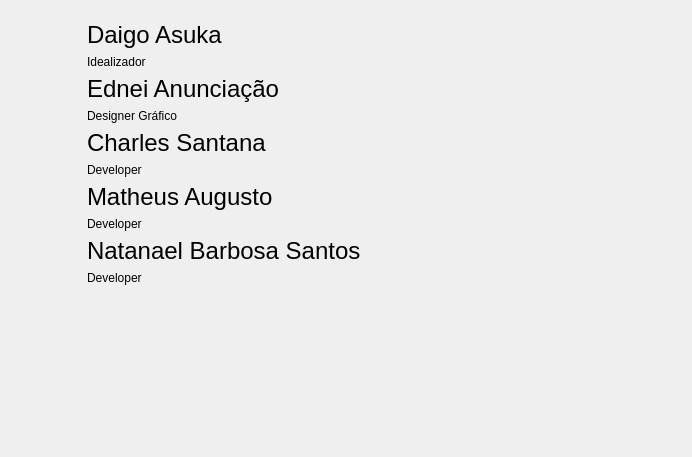
          <widget class="QWidget" name="tab_8">
           <attribute name="title">
            <string>Equipe</string>
           </attribute>
           <layout class="QVBoxLayout" name="verticalLayout_12">
            <item>
             <layout class="QGridLayout" name="gridLayout_9">
              <item row="1" column="8">
               <spacer name="horizontalSpacer_53">
                <property name="orientation">
                 <enum>Qt::Orientation::Horizontal</enum>
                </property>
                <property name="sizeHint" stdset="0">
                 <size>
                  <width>40</width>
                  <height>20</height>
                 </size>
                </property>
               </spacer>
              </item>
              <item row="3" column="3">
               <layout class="QVBoxLayout" name="verticalLayout_7">
                <item>
                 <widget class="QLabel" name="label_70">
                  <property name="font">
                   <font>
                    <family>Ubuntu</family>
                    <pointsize>18</pointsize>
                   </font>
                  </property>
                  <property name="text">
                   <string>Charles Santana</string>
                  </property>
                  <property name="alignment">
                   <set>Qt::AlignmentFlag::AlignBottom|Qt::AlignmentFlag::AlignLeading|Qt::AlignmentFlag::AlignLeft</set>
                  </property>
                 </widget>
                </item>
                <item>
                 <widget class="QLabel" name="label_59">
                  <property name="text">
                   <string>Developer</string>
                  </property>
                  <property name="alignment">
                   <set>Qt::AlignmentFlag::AlignLeading|Qt::AlignmentFlag::AlignLeft|Qt::AlignmentFlag::AlignTop</set>
                  </property>
                 </widget>
                </item>
               </layout>
              </item>
              <item row="2" column="1">
               <widget class="QLabel" name="label_66">
                <property name="text">
                 <string/>
                </property>
                <property name="pixmap">
                 <pixmap>:/Imgs/Avatars/Imgs/avatars/avatar.jpg</pixmap>
                </property>
               </widget>
              </item>
              <item row="3" column="1">
               <widget class="QLabel" name="label_67">
                <property name="text">
                 <string/>
                </property>
                <property name="pixmap">
                 <pixmap>:/Imgs/Avatars/Imgs/avatars/avatar.jpg</pixmap>
                </property>
               </widget>
              </item>
              <item row="4" column="1">
               <widget class="QLabel" name="label_64">
                <property name="text">
                 <string/>
                </property>
                <property name="pixmap">
                 <pixmap>:/Imgs/Avatars/Imgs/avatars/avatar.jpg</pixmap>
                </property>
               </widget>
              </item>
              <item row="0" column="1">
               <spacer name="verticalSpacer_20">
                <property name="orientation">
                 <enum>Qt::Orientation::Vertical</enum>
                </property>
                <property name="sizeType">
                 <enum>QSizePolicy::Policy::Fixed</enum>
                </property>
                <property name="sizeHint" stdset="0">
                 <size>
                  <width>20</width>
                  <height>10</height>
                 </size>
                </property>
               </spacer>
              </item>
              <item row="1" column="9">
               <spacer name="horizontalSpacer_54">
                <property name="orientation">
                 <enum>Qt::Orientation::Horizontal</enum>
                </property>
                <property name="sizeHint" stdset="0">
                 <size>
                  <width>40</width>
                  <height>20</height>
                 </size>
                </property>
               </spacer>
              </item>
              <item row="1" column="11">
               <spacer name="horizontalSpacer_57">
                <property name="orientation">
                 <enum>Qt::Orientation::Horizontal</enum>
                </property>
                <property name="sizeHint" stdset="0">
                 <size>
                  <width>40</width>
                  <height>20</height>
                 </size>
                </property>
               </spacer>
              </item>
              <item row="1" column="4">
               <spacer name="horizontalSpacer_60">
                <property name="orientation">
                 <enum>Qt::Orientation::Horizontal</enum>
                </property>
                <property name="sizeHint" stdset="0">
                 <size>
                  <width>40</width>
                  <height>20</height>
                 </size>
                </property>
               </spacer>
              </item>
              <item row="1" column="10">
               <spacer name="horizontalSpacer_56">
                <property name="orientation">
                 <enum>Qt::Orientation::Horizontal</enum>
                </property>
                <property name="sizeHint" stdset="0">
                 <size>
                  <width>40</width>
                  <height>20</height>
                 </size>
                </property>
               </spacer>
              </item>
              <item row="1" column="1">
               <widget class="QLabel" name="label_65">
                <property name="text">
                 <string/>
                </property>
                <property name="pixmap">
                 <pixmap>:/Imgs/Avatars/Imgs/avatars/avatar.jpg</pixmap>
                </property>
               </widget>
              </item>
              <item row="2" column="3">
               <layout class="QVBoxLayout" name="verticalLayout_8">
                <item>
                 <widget class="QLabel" name="label_63">
                  <property name="font">
                   <font>
                    <family>Ubuntu</family>
                    <pointsize>18</pointsize>
                   </font>
                  </property>
                  <property name="text">
                   <string>Ednei Anunciação</string>
                  </property>
                  <property name="alignment">
                   <set>Qt::AlignmentFlag::AlignBottom|Qt::AlignmentFlag::AlignLeading|Qt::AlignmentFlag::AlignLeft</set>
                  </property>
                 </widget>
                </item>
                <item>
                 <widget class="QLabel" name="label_69">
                  <property name="text">
                   <string>Designer Gráfico</string>
                  </property>
                  <property name="alignment">
                   <set>Qt::AlignmentFlag::AlignLeading|Qt::AlignmentFlag::AlignLeft|Qt::AlignmentFlag::AlignTop</set>
                  </property>
                 </widget>
                </item>
               </layout>
              </item>
              <item row="5" column="1">
               <widget class="QLabel" name="label_68">
                <property name="text">
                 <string/>
                </property>
                <property name="pixmap">
                 <pixmap>:/Imgs/Avatars/Imgs/avatars/avatar.jpg</pixmap>
                </property>
               </widget>
              </item>
              <item row="1" column="6">
               <spacer name="horizontalSpacer_59">
                <property name="orientation">
                 <enum>Qt::Orientation::Horizontal</enum>
                </property>
                <property name="sizeHint" stdset="0">
                 <size>
                  <width>40</width>
                  <height>20</height>
                 </size>
                </property>
               </spacer>
              </item>
              <item row="4" column="3">
               <layout class="QVBoxLayout" name="verticalLayout_5">
                <item>
                 <widget class="QLabel" name="label_73">
                  <property name="font">
                   <font>
                    <family>Ubuntu</family>
                    <pointsize>18</pointsize>
                   </font>
                  </property>
                  <property name="text">
                   <string>Matheus Augusto</string>
                  </property>
                  <property name="alignment">
                   <set>Qt::AlignmentFlag::AlignBottom|Qt::AlignmentFlag::AlignLeading|Qt::AlignmentFlag::AlignLeft</set>
                  </property>
                 </widget>
                </item>
                <item>
                 <widget class="QLabel" name="label_71">
                  <property name="text">
                   <string>Developer</string>
                  </property>
                  <property name="alignment">
                   <set>Qt::AlignmentFlag::AlignLeading|Qt::AlignmentFlag::AlignLeft|Qt::AlignmentFlag::AlignTop</set>
                  </property>
                 </widget>
                </item>
               </layout>
              </item>
              <item row="1" column="3">
               <layout class="QVBoxLayout" name="verticalLayout_4">
                <item>
                 <widget class="QLabel" name="label_60">
                  <property name="font">
                   <font>
                    <family>Ubuntu</family>
                    <pointsize>18</pointsize>
                   </font>
                  </property>
                  <property name="text">
                   <string>Daigo Asuka</string>
                  </property>
                  <property name="alignment">
                   <set>Qt::AlignmentFlag::AlignBottom|Qt::AlignmentFlag::AlignLeading|Qt::AlignmentFlag::AlignLeft</set>
                  </property>
                 </widget>
                </item>
                <item>
                 <widget class="QLabel" name="label_62">
                  <property name="text">
                   <string>Idealizador</string>
                  </property>
                  <property name="alignment">
                   <set>Qt::AlignmentFlag::AlignLeading|Qt::AlignmentFlag::AlignLeft|Qt::AlignmentFlag::AlignTop</set>
                  </property>
                 </widget>
                </item>
               </layout>
              </item>
              <item row="5" column="3">
               <layout class="QVBoxLayout" name="verticalLayout_6">
                <item>
                 <widget class="QLabel" name="label_61">
                  <property name="font">
                   <font>
                    <family>Ubuntu</family>
                    <pointsize>18</pointsize>
                   </font>
                  </property>
                  <property name="text">
                   <string>&lt;html&gt;&lt;head/&gt;&lt;body&gt;&lt;p&gt;Natanael Barbosa Santos&lt;/p&gt;&lt;/body&gt;&lt;/html&gt;</string>
                  </property>
                  <property name="alignment">
                   <set>Qt::AlignmentFlag::AlignBottom|Qt::AlignmentFlag::AlignLeading|Qt::AlignmentFlag::AlignLeft</set>
                  </property>
                 </widget>
                </item>
                <item>
                 <widget class="QLabel" name="label_72">
                  <property name="text">
                   <string>Developer</string>
                  </property>
                  <property name="alignment">
                   <set>Qt::AlignmentFlag::AlignLeading|Qt::AlignmentFlag::AlignLeft|Qt::AlignmentFlag::AlignTop</set>
                  </property>
                 </widget>
                </item>
               </layout>
              </item>
              <item row="1" column="5">
               <spacer name="horizontalSpacer_55">
                <property name="orientation">
                 <enum>Qt::Orientation::Horizontal</enum>
                </property>
                <property name="sizeHint" stdset="0">
                 <size>
                  <width>40</width>
                  <height>20</height>
                 </size>
                </property>
               </spacer>
              </item>
              <item row="1" column="7">
               <spacer name="horizontalSpacer_58">
                <property name="orientation">
                 <enum>Qt::Orientation::Horizontal</enum>
                </property>
                <property name="sizeHint" stdset="0">
                 <size>
                  <width>40</width>
                  <height>20</height>
                 </size>
                </property>
               </spacer>
              </item>
              <item row="1" column="0">
               <spacer name="horizontalSpacer_51">
                <property name="orientation">
                 <enum>Qt::Orientation::Horizontal</enum>
                </property>
                <property name="sizeType">
                 <enum>QSizePolicy::Policy::Fixed</enum>
                </property>
                <property name="sizeHint" stdset="0">
                 <size>
                  <width>40</width>
                  <height>20</height>
                 </size>
                </property>
               </spacer>
              </item>
              <item row="1" column="2">
               <spacer name="horizontalSpacer_52">
                <property name="orientation">
                 <enum>Qt::Orientation::Horizontal</enum>
                </property>
                <property name="sizeType">
                 <enum>QSizePolicy::Policy::Fixed</enum>
                </property>
                <property name="sizeHint" stdset="0">
                 <size>
                  <width>10</width>
                  <height>20</height>
                 </size>
                </property>
               </spacer>
              </item>
             </layout>
            </item>
            <item>
             <spacer name="verticalSpacer_3">
              <property name="orientation">
               <enum>Qt::Orientation::Vertical</enum>
              </property>
              <property name="sizeHint" stdset="0">
               <size>
                <width>20</width>
                <height>161</height>
               </size>
              </property>
             </spacer>
            </item>
           </layout>
          </widget>
